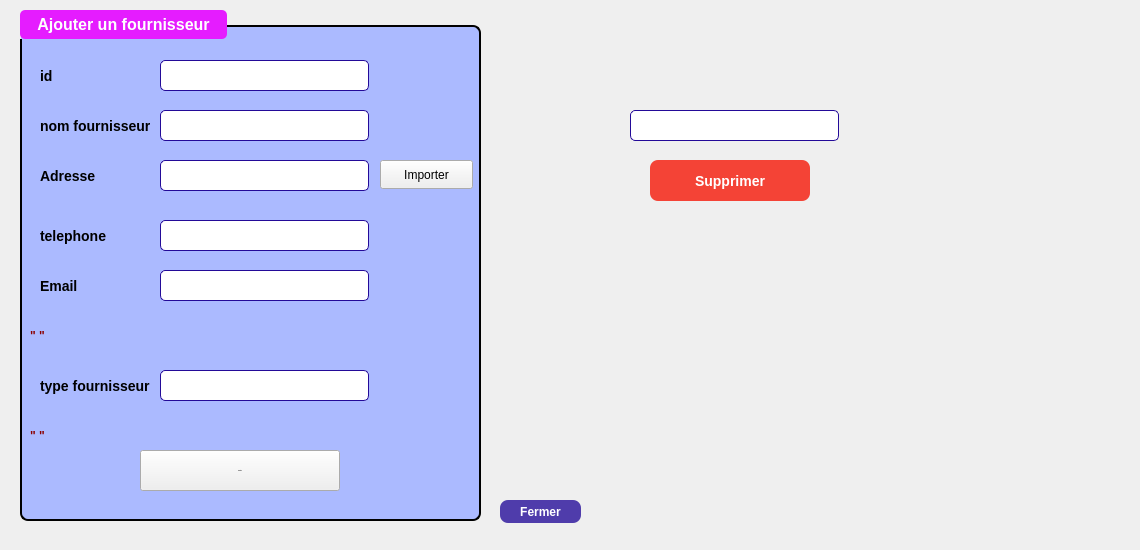
    <widget class="QWidget" name="tab1">
     <property name="styleSheet">
      <string notr="true"/>
     </property>
     <attribute name="title">
      <string>Gestion des Fournisseurs</string>
     </attribute>
     <widget class="QGroupBox" name="Sp_GroupBox_2">
      <property name="geometry">
       <rect>
        <x>20</x>
        <y>10</y>
        <width>461</width>
        <height>511</height>
       </rect>
      </property>
      <property name="styleSheet">
       <string notr="true">QGroupBox {
    background-color: rgb(171, 186, 255);
    border: 2px solid ; /* Red border */
    border-radius: 8px;
    font-size: 16px;
    font-weight: bold;
    color: white;
    padding: 10px;
    margin-top: 15px;
}

QGroupBox::title {
    subcontrol-origin: margin;
    subcontrol-position: top left;
    padding: 5px 15px;
    background-color: rgb(229, 28, 255); /* Red title background */
    color: white;
    border-radius: 5px;
}
</string>
      </property>
      <property name="title">
       <string>Ajouter un fournisseur</string>
      </property>
      <widget class="QLabel" name="id">
       <property name="geometry">
        <rect>
         <x>20</x>
         <y>50</y>
         <width>99</width>
         <height>31</height>
        </rect>
       </property>
       <property name="font">
        <font>
         <pointsize>-1</pointsize>
         <bold>true</bold>
        </font>
       </property>
       <property name="styleSheet">
        <string notr="true">QLabel {
    color: black; /* Couleur du texte */
    font-size: 14px;
    font-weight: bold;
}

</string>
       </property>
       <property name="text">
        <string>id</string>
       </property>
      </widget>
      <widget class="QLabel" name="email_fournisseur">
       <property name="geometry">
        <rect>
         <x>20</x>
         <y>260</y>
         <width>101</width>
         <height>31</height>
        </rect>
       </property>
       <property name="font">
        <font>
         <pointsize>-1</pointsize>
         <bold>true</bold>
        </font>
       </property>
       <property name="styleSheet">
        <string notr="true">QLabel {
    color: black; /* Couleur du texte */
    font-size: 14px;
    font-weight: bold;
}

</string>
       </property>
       <property name="text">
        <string>Email</string>
       </property>
      </widget>
      <widget class="QLineEdit" name="le_nom_fournisseur">
       <property name="geometry">
        <rect>
         <x>140</x>
         <y>100</y>
         <width>209</width>
         <height>31</height>
        </rect>
       </property>
       <property name="styleSheet">
        <string notr="true">QLineEdit {
		border: 1px solid #230a98;
		border-radius: 5px;
}
QLineEdit:hover {
		border: 1px solid #7359f0;
}</string>
       </property>
       <property name="echoMode">
        <enum>QLineEdit::EchoMode::Normal</enum>
       </property>
      </widget>
      <widget class="QLabel" name="nom_fournisseur">
       <property name="geometry">
        <rect>
         <x>20</x>
         <y>100</y>
         <width>121</width>
         <height>31</height>
        </rect>
       </property>
       <property name="font">
        <font>
         <pointsize>-1</pointsize>
         <bold>true</bold>
        </font>
       </property>
       <property name="styleSheet">
        <string notr="true">QLabel {
    color: black; /* Couleur du texte */
    font-size: 14px;
    font-weight: bold;
}

</string>
       </property>
       <property name="text">
        <string>nom fournisseur</string>
       </property>
      </widget>
      <widget class="QLineEdit" name="le_telephone_fournisseur">
       <property name="geometry">
        <rect>
         <x>140</x>
         <y>210</y>
         <width>209</width>
         <height>31</height>
        </rect>
       </property>
       <property name="styleSheet">
        <string notr="true">QLineEdit {
		border: 1px solid #230a98;
		border-radius: 5px;
}
QLineEdit:hover {
		border: 1px solid #7359f0;
}</string>
       </property>
      </widget>
      <widget class="QLabel" name="telephone">
       <property name="geometry">
        <rect>
         <x>20</x>
         <y>210</y>
         <width>99</width>
         <height>31</height>
        </rect>
       </property>
       <property name="font">
        <font>
         <pointsize>-1</pointsize>
         <bold>true</bold>
        </font>
       </property>
       <property name="styleSheet">
        <string notr="true">QLabel {
    color: black; /* Couleur du texte */
    font-size: 14px;
    font-weight: bold;
}

</string>
       </property>
       <property name="text">
        <string>telephone</string>
       </property>
      </widget>
      <widget class="QLabel" name="type_fournisseur">
       <property name="geometry">
        <rect>
         <x>20</x>
         <y>360</y>
         <width>131</width>
         <height>31</height>
        </rect>
       </property>
       <property name="font">
        <font>
         <pointsize>-1</pointsize>
         <bold>true</bold>
        </font>
       </property>
       <property name="styleSheet">
        <string notr="true">QLabel {
    color: black; /* Couleur du texte */
    font-size: 14px;
    font-weight: bold;
}

</string>
       </property>
       <property name="text">
        <string>type fournisseur</string>
       </property>
      </widget>
      <widget class="QLineEdit" name="le_email_fournisseur">
       <property name="geometry">
        <rect>
         <x>140</x>
         <y>260</y>
         <width>209</width>
         <height>31</height>
        </rect>
       </property>
       <property name="styleSheet">
        <string notr="true">QLineEdit {
		border: 1px solid #230a98;
		border-radius: 5px;
}
QLineEdit:hover {
		border: 1px solid #7359f0;
}</string>
       </property>
      </widget>
      <widget class="QPushButton" name="pb_ajouter">
       <property name="geometry">
        <rect>
         <x>120</x>
         <y>440</y>
         <width>200</width>
         <height>41</height>
        </rect>
       </property>
       <property name="font">
        <font>
         <pointsize>-1</pointsize>
         <bold>true</bold>
        </font>
       </property>
       <property name="styleSheet">
        <string notr="true"> background-color: #4CAF50; /* Fond vert */
    color: white;
    border: none;
    border-radius: 8px;  /* Coins arrondis */
    padding: 10px 20px;
    font-weight: bold;
    font-size: 16px;
    text-align: center;
    min-width: 160px; /* Largeur minimale pour le bouton */
    cursor: pointer;  /* L</string>
       </property>
       <property name="text">
        <string>Ajouter</string>
       </property>
      </widget>
      <widget class="QLineEdit" name="le_adresse">
       <property name="geometry">
        <rect>
         <x>140</x>
         <y>150</y>
         <width>209</width>
         <height>31</height>
        </rect>
       </property>
       <property name="styleSheet">
        <string notr="true">QLineEdit {
		border: 1px solid #230a98;
		border-radius: 5px;
}
QLineEdit:hover {
		border: 1px solid #7359f0;
}</string>
       </property>
      </widget>
      <widget class="QLabel" name="adresse">
       <property name="geometry">
        <rect>
         <x>20</x>
         <y>150</y>
         <width>101</width>
         <height>31</height>
        </rect>
       </property>
       <property name="font">
        <font>
         <pointsize>-1</pointsize>
         <bold>true</bold>
        </font>
       </property>
       <property name="styleSheet">
        <string notr="true">QLabel {
    color: black; /* Couleur du texte */
    font-size: 14px;
    font-weight: bold;
}

</string>
       </property>
       <property name="text">
        <string>Adresse</string>
       </property>
      </widget>
      <widget class="QLineEdit" name="le_id">
       <property name="geometry">
        <rect>
         <x>140</x>
         <y>50</y>
         <width>209</width>
         <height>31</height>
        </rect>
       </property>
       <property name="styleSheet">
        <string notr="true">QLineEdit {
		border: 1px solid #230a98;
		border-radius: 5px;
}
QLineEdit:hover {
		border: 1px solid #7359f0;
}</string>
       </property>
      </widget>
      <widget class="QLineEdit" name="le_type_fournisseur">
       <property name="geometry">
        <rect>
         <x>140</x>
         <y>360</y>
         <width>209</width>
         <height>31</height>
        </rect>
       </property>
       <property name="styleSheet">
        <string notr="true">QLineEdit {
		border: 1px solid #230a98;
		border-radius: 5px;
}
QLineEdit:hover {
		border: 1px solid #7359f0;
}</string>
       </property>
      </widget>
      <widget class="QLabel" name="label_erreur_type">
       <property name="geometry">
        <rect>
         <x>10</x>
         <y>410</y>
         <width>401</width>
         <height>31</height>
        </rect>
       </property>
       <property name="font">
        <font>
         <pointsize>9</pointsize>
         <bold>true</bold>
        </font>
       </property>
       <property name="styleSheet">
        <string notr="true">color: darkred;</string>
       </property>
       <property name="text">
        <string>&quot; &quot;</string>
       </property>
      </widget>
      <widget class="QLabel" name="label_erreur_email">
       <property name="geometry">
        <rect>
         <x>10</x>
         <y>310</y>
         <width>351</width>
         <height>31</height>
        </rect>
       </property>
       <property name="font">
        <font>
         <pointsize>9</pointsize>
         <bold>true</bold>
        </font>
       </property>
       <property name="styleSheet">
        <string notr="true">color: darkred;</string>
       </property>
       <property name="text">
        <string>&quot; &quot;</string>
       </property>
      </widget>
      <widget class="QPushButton" name="pb_importer">
       <property name="geometry">
        <rect>
         <x>360</x>
         <y>150</y>
         <width>93</width>
         <height>29</height>
        </rect>
       </property>
       <property name="text">
        <string>Importer</string>
       </property>
      </widget>
     </widget>
     <widget class="QPushButton" name="pb_supprimer">
      <property name="geometry">
       <rect>
        <x>650</x>
        <y>160</y>
        <width>160</width>
        <height>41</height>
       </rect>
      </property>
      <property name="font">
       <font>
        <pointsize>-1</pointsize>
        <bold>true</bold>
       </font>
      </property>
      <property name="styleSheet">
       <string notr="true">background-color: #f44336;  /* Couleur de fond rouge */
    color: white;
    border: none;
    border-radius: 8px;
    padding: 10px 20px;
    font-weight: bold;
    font-size: 14px;
    text-align: center;
    min-width: 120px;</string>
      </property>
      <property name="text">
       <string>Supprimer</string>
      </property>
     </widget>
     <widget class="QPushButton" name="Sp_Button_Fermer_2">
      <property name="geometry">
       <rect>
        <x>500</x>
        <y>500</y>
        <width>81</width>
        <height>23</height>
       </rect>
      </property>
      <property name="font">
       <font>
        <bold>true</bold>
       </font>
      </property>
      <property name="styleSheet">
       <string notr="true">QPushButton {
background-color: rgba(35,10,152, 200);
border-radius: 8px;
color: white;
}
QPushButton:hover {
background-color: qlineargradient(spread:pad, x1:0, y1:0, x2:0, y2:1, stop:0 rgba(117, 201, 187, 200), stop:1 rgba(35,10,152, 200));
}</string>
      </property>
      <property name="text">
       <string>Fermer</string>
      </property>
     </widget>
     <widget class="QLabel" name="label">
      <property name="geometry">
       <rect>
        <x>0</x>
        <y>0</y>
        <width>1131</width>
        <height>541</height>
       </rect>
      </property>
      <property name="styleSheet">
       <string notr="true"/>
      </property>
      <property name="text">
       <string/>
      </property>
     </widget>
     <widget class="QLineEdit" name="le_id_2">
      <property name="geometry">
       <rect>
        <x>630</x>
        <y>110</y>
        <width>209</width>
        <height>31</height>
       </rect>
      </property>
      <property name="styleSheet">
       <string notr="true">QLineEdit {
		border: 1px solid #230a98;
		border-radius: 5px;
}
QLineEdit:hover {
		border: 1px solid #7359f0;
}</string>
      </property>
     </widget>
     <zorder>label</zorder>
     <zorder>Sp_GroupBox_2</zorder>
     <zorder>pb_supprimer</zorder>
     <zorder>Sp_Button_Fermer_2</zorder>
     <zorder>le_id_2</zorder>
    </widget>
